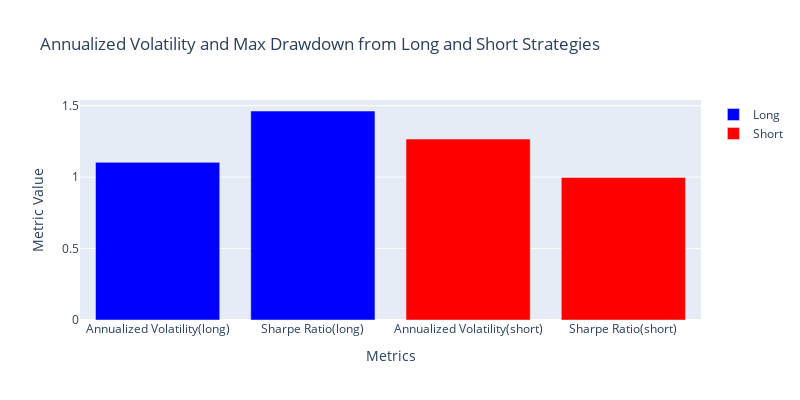

The code cell stored with this chart in its notebook:
### Code cell
# Annualized Volatility and Max Drawdown from Long and Short Strategies
# Create a figure
fig = go.Figure()

# Add bars for the Long Strategy - Volatility and Drawdown
fig.add_trace(go.Bar(
    x=["Annualized Volatility(long)", "Sharpe Ratio(long)"], 
    y=[long_momentum_strategy_test.annualized_volatility_value, long_momentum_strategy_test.sharpe_ratio_value],
    name="Long",
    marker_color='blue'
))

# Add bars for the Short Strategy - Volatility and Drawdown
fig.add_trace(go.Bar(
    x=["Annualized Volatility(short)", "Sharpe Ratio(short)"], 
    y=[short_momentum_strategy_test.annualized_volatility_value, short_momentum_strategy_test.sharpe_ratio_value],
    name="Short",
    marker_color='red'
))

# Update layout for grouped bars
fig.update_layout(
    title="Annualized Volatility and Max Drawdown from Long and Short Strategies",
    xaxis_title="Metrics",
    yaxis_title="Metric Value",
    barmode='group',  # Group bars side-by-side
    width=800,
    height=400
)

# Show the plot
fig.show()

### Figure 1 — Plotly figure (JSON) as saved in the notebook; plotly's stock layout.template omitted (floating-point values rounded to 4 significant figures)
{"data": [{"marker": {"color": "blue"}, "name": "Long", "type": "bar", "x": ["Annualized Volatility(long)", "Sharpe Ratio(long)"], "y": [1.104, 1.463]}, {"marker": {"color": "red"}, "name": "Short", "type": "bar", "x": ["Annualized Volatility(short)", "Sharpe Ratio(short)"], "y": [1.267, 0.9977]}], "layout": {"barmode": "group", "height": 400, "title": {"text": "Annualized Volatility and Max Drawdown from Long and Short Strategies"}, "width": 800, "xaxis": {"title": {"text": "Metrics"}}, "yaxis": {"title": {"text": "Metric Value"}}}}
